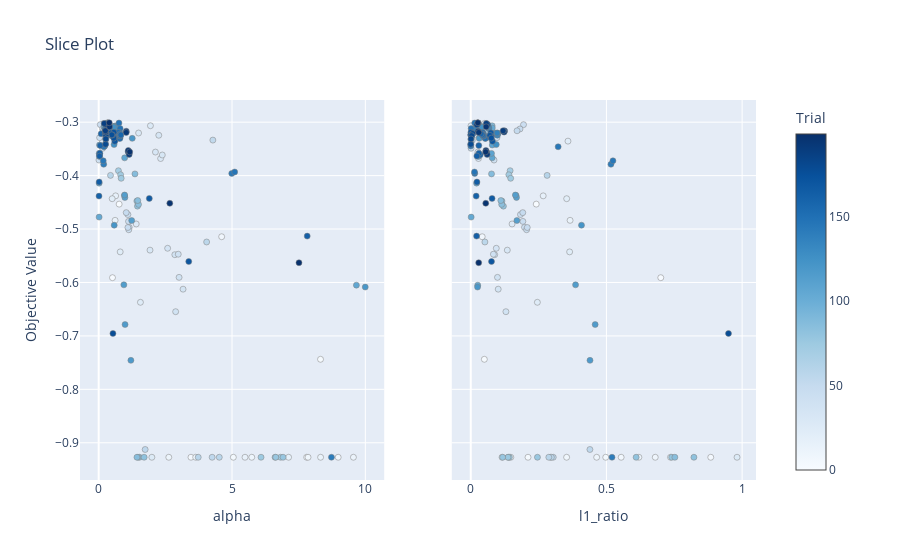

Source (notebook cell):
### Code cell
optuna.visualization.plot_slice(study_en, params=['alpha', 'l1_ratio'])

### Figure 1 — Plotly figure (JSON) as saved in the notebook; plotly's stock layout.template omitted (floating-point values rounded to 4 significant figures; data arrays with more than 128 entries replaced by an {"elided": "..."} marker saying what was removed)
{"data": [{"marker": {"color": {"elided": "200 int values"}, "colorbar": {"title": {"text": "Trial"}, "x": 1, "xpad": 40}, "colorscale": [[0, "rgb(247,251,255)"], [0.125, "rgb(222,235,247)"], [0.25, "rgb(198,219,239)"], [0.375, "rgb(158,202,225)"], [0.5, "rgb(107,174,214)"], [0.625, "rgb(66,146,198)"], [0.75, "rgb(33,113,181)"], [0.875, "rgb(8,81,156)"], [1, "rgb(8,48,107)"]], "line": {"color": "Grey", "width": 0.5}, "showscale": true}, "mode": "markers", "name": "Feasible Trial", "showlegend": false, "type": "scatter", "x": {"elided": "200 float values"}, "xaxis": "x", "y": {"elided": "200 float values"}, "yaxis": "y"}, {"marker": {"color": {"elided": "200 int values"}, "colorbar": {"title": {"text": "Trial"}, "x": 1, "xpad": 40}, "colorscale": [[0, "rgb(247,251,255)"], [0.125, "rgb(222,235,247)"], [0.25, "rgb(198,219,239)"], [0.375, "rgb(158,202,225)"], [0.5, "rgb(107,174,214)"], [0.625, "rgb(66,146,198)"], [0.75, "rgb(33,113,181)"], [0.875, "rgb(8,81,156)"], [1, "rgb(8,48,107)"]], "line": {"color": "Grey", "width": 0.5}, "showscale": false}, "mode": "markers", "name": "Feasible Trial", "showlegend": false, "type": "scatter", "x": {"elided": "200 float values"}, "xaxis": "x2", "y": {"elided": "200 float values"}, "yaxis": "y2"}], "layout": {"title": {"text": "Slice Plot"}, "xaxis": {"anchor": "y", "domain": [0, 0.45], "title": {"text": "alpha"}}, "xaxis2": {"anchor": "y2", "domain": [0.55, 1], "title": {"text": "l1_ratio"}}, "yaxis": {"anchor": "x", "domain": [0, 1], "title": {"text": "Objective Value"}}, "yaxis2": {"anchor": "x2", "domain": [0, 1], "matches": "y", "showticklabels": false}}}
